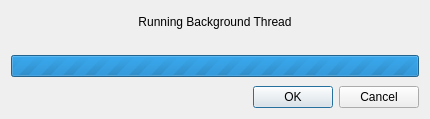
<?xml version="1.0" encoding="UTF-8"?>
<ui version="4.0">
 <class>Dialog</class>
 <widget class="QDialog" name="Dialog">
  <property name="geometry">
   <rect>
    <x>0</x>
    <y>0</y>
    <width>430</width>
    <height>119</height>
   </rect>
  </property>
  <property name="windowTitle">
   <string>Background Thread Demo</string>
  </property>
  <property name="windowIcon">
   <iconset resource="../resources/resources.qrc">
    <normaloff>:/images/icons/micron_logo.jpg</normaloff>:/images/icons/micron_logo.jpg</iconset>
  </property>
  <layout class="QVBoxLayout" name="verticalLayout">
   <item>
    <spacer name="verticalSpacer">
     <property name="orientation">
      <enum>Qt::Vertical</enum>
     </property>
     <property name="sizeHint" stdset="0">
      <size>
       <width>20</width>
       <height>2</height>
      </size>
     </property>
    </spacer>
   </item>
   <item>
    <widget class="QLabel" name="backgroundProcessLabel">
     <property name="sizePolicy">
      <sizepolicy hsizetype="Preferred" vsizetype="Fixed">
       <horstretch>0</horstretch>
       <verstretch>0</verstretch>
      </sizepolicy>
     </property>
     <property name="text">
      <string>Running Background Thread</string>
     </property>
     <property name="alignment">
      <set>Qt::AlignCenter</set>
     </property>
    </widget>
   </item>
   <item>
    <widget class="QLabel" name="backgroundActionLabel">
     <property name="sizePolicy">
      <sizepolicy hsizetype="Preferred" vsizetype="Fixed">
       <horstretch>0</horstretch>
       <verstretch>0</verstretch>
      </sizepolicy>
     </property>
     <property name="text">
      <string/>
     </property>
     <property name="alignment">
      <set>Qt::AlignCenter</set>
     </property>
    </widget>
   </item>
   <item>
    <widget class="QProgressBar" name="progressBar">
     <property name="maximum">
      <number>0</number>
     </property>
     <property name="value">
      <number>100</number>
     </property>
     <property name="textVisible">
      <bool>false</bool>
     </property>
    </widget>
   </item>
   <item>
    <spacer name="verticalSpacer_2">
     <property name="orientation">
      <enum>Qt::Vertical</enum>
     </property>
     <property name="sizeHint" stdset="0">
      <size>
       <width>20</width>
       <height>2</height>
      </size>
     </property>
    </spacer>
   </item>
   <item>
    <widget class="QDialogButtonBox" name="buttonBox">
     <property name="orientation">
      <enum>Qt::Horizontal</enum>
     </property>
     <property name="standardButtons">
      <set>QDialogButtonBox::Cancel|QDialogButtonBox::Ok</set>
     </property>
    </widget>
   </item>
  </layout>
 </widget>
 <resources>
  <include location="../resources/resources.qrc"/>
 </resources>
 <connections>
  <connection>
   <sender>buttonBox</sender>
   <signal>accepted()</signal>
   <receiver>Dialog</receiver>
   <slot>accept()</slot>
   <hints>
    <hint type="sourcelabel">
     <x>248</x>
     <y>254</y>
    </hint>
    <hint type="destinationlabel">
     <x>157</x>
     <y>274</y>
    </hint>
   </hints>
  </connection>
  <connection>
   <sender>buttonBox</sender>
   <signal>rejected()</signal>
   <receiver>Dialog</receiver>
   <slot>reject()</slot>
   <hints>
    <hint type="sourcelabel">
     <x>316</x>
     <y>260</y>
    </hint>
    <hint type="destinationlabel">
     <x>286</x>
     <y>274</y>
    </hint>
   </hints>
  </connection>
 </connections>
</ui>
